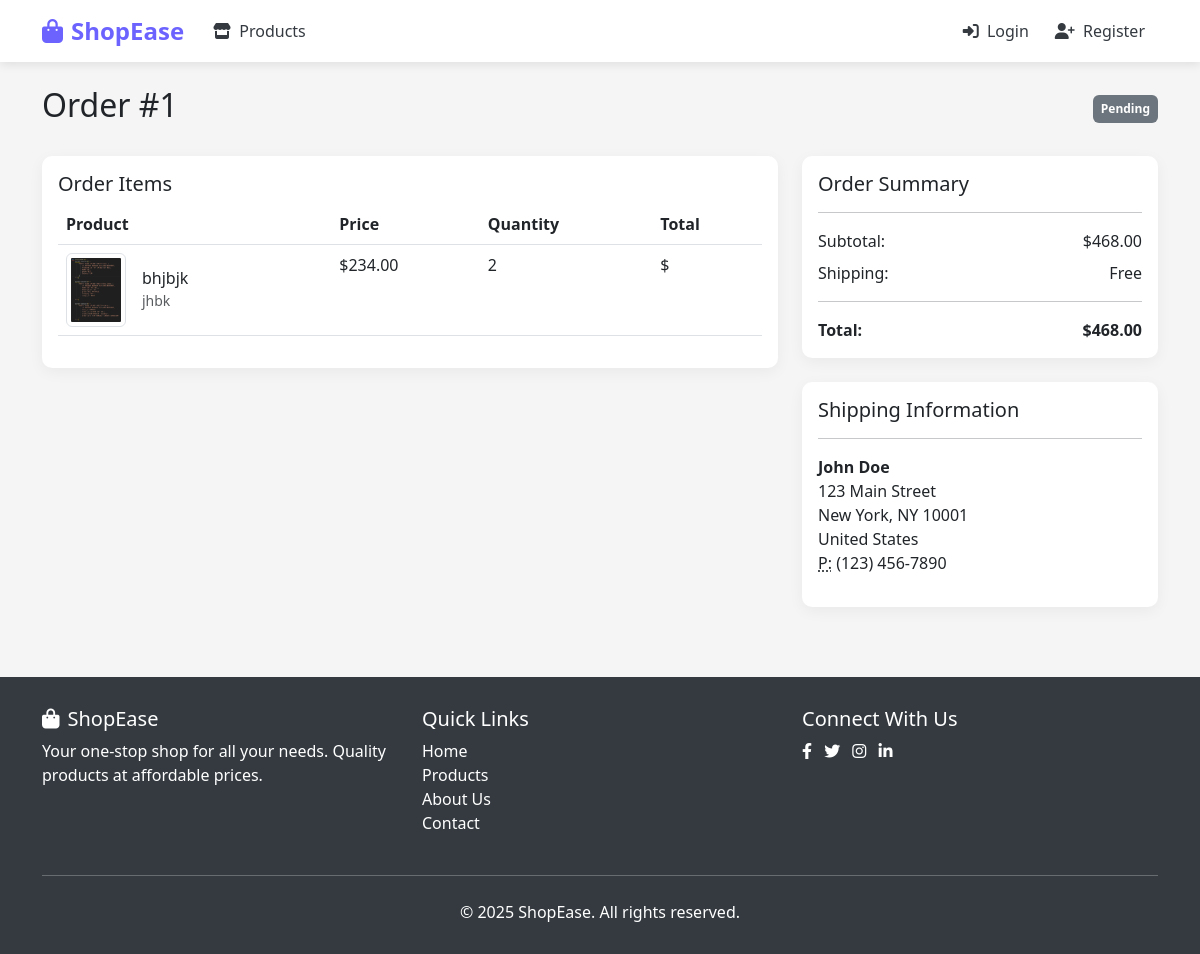
The app's page /orders/1/ with its own data.
### shop/models.py (models this page shows, shortened)
class Order(models.Model):
    user = models.ForeignKey(User, on_delete=models.CASCADE)
    total_amount = models.DecimalField(max_digits=10, decimal_places=2)
    created_at = models.DateTimeField(auto_now_add=True)
    status = models.CharField(max_length=50, default='Pending')

class OrderItem(models.Model):
    order = models.ForeignKey(Order, related_name='items', on_delete=models.CASCADE)
    product = models.ForeignKey(Product, on_delete=models.CASCADE)
    quantity = models.PositiveIntegerField(default=1)

class Product(models.Model):
    name = models.CharField(max_length=255)
    description = models.TextField()
    price = models.DecimalField(max_digits=10, decimal_places=2)
    image = models.ImageField(upload_to='products/')
    created_at = models.DateTimeField(auto_now_add=True)

### shop/views.py (the view)
# urls.py: path('orders/<int:order_id>/', views.order_detail, name='order_detail'),
def order_detail(request, order_id):
    order = Order.objects.get(id=order_id)
    order_items = OrderItem.objects.filter(order=order)
    return render(request, 'order_detail.html', {'order': order, 'order_items': order_items})

### templates/order_detail.html (shortened to what this page needs)
{% extends 'base.html' %}
{% block content %}
<div class="d-flex justify-content-between align-items-center mb-4">
    <h2>Order #{{ order.id }}</h2>
    <span class="badge bg-{% if order.status == 'Completed' %}success{% elif order.status == 'Processing' %}primary{% elif order.status == 'Cancelled' %}danger{% else %}secondary{% endif %} p-2">
        {{ order.status }}
    </span>
</div>
<div class="row">
    <div class="col-md-8">
        <div class="card mb-4">
            <div class="card-body">
                <h5 class="card-title">Order Items</h5>
                <div class="table-responsive">
                    <table class="table">
                        <thead>
                            <tr>
                                <th>Product</th>
                                <th>Price</th>
                                <th>Quantity</th>
                                <th>Total</th>
                            </tr>
                        </thead>
                        <tbody>
                            {% for item in order_items %}
                            <tr>
                                <td>
                                    <div class="d-flex align-items-center">
                                        <img src="{{ item.product.image.url }}" class="img-thumbnail me-3" width="60" alt="{{ item.product.name }}">
                                        <div>
                                            <h6 class="mb-0">{{ item.product.name }}</h6>
                                            <small class="text-muted">{{ item.product.description|truncatechars:40 }}</small>
                                        </div>
                                    </div>
                                </td>
                                <td>${{ item.product.price }}</td>
                                <td>{{ item.quantity }}</td>
                                <td>${{ item.subtotal }}</td>
                            </tr>
                            {% endfor %}
                        </tbody>
                    </table>
                </div>
            </div>
        </div>
    </div>
    <div class="col-md-4">
        <div class="card mb-4">
            <div class="card-body">
                <h5 class="card-title">Order Summary</h5>
                <hr>
                <div class="d-flex justify-content-between mb-2">
                    <span>Subtotal:</span>
                    <span>${{ order.total_amount }}</span>
                </div>
                <div class="d-flex justify-content-between mb-2">
                    <span>Shipping:</span>
                    <span>Free</span>
                </div>
                <hr>
                <div class="d-flex justify-content-between fw-bold">
                    <span>Total:</span>
                    <span>${{ order.total_amount }}</span>
                </div>
            </div>
        </div>
        <div class="card">
            <div class="card-body">
                <h5 class="card-title">Shipping Information</h5>
                <hr>
                <address>
                    <strong>John Doe</strong><br>
                    123 Main Street<br>
                    New York, NY 10001<br>
                    United States<br>
                    <abbr title="Phone">P:</abbr> (123) 456-7890
                </address>
            </div>
        </div>
    </div>
</div>
{% endblock %}

### templates/base.html (style rules this page uses)
:root { --primary-color: #6c63ff; --secondary-color: #f8f9fa; --dark-color: #343a40; --light-color: #ffffff; --success-color: #28a745; }
body { font-family: 'Segoe UI', Tahoma, Geneva, Verdana, sans-serif; background-color: #f5f5f5; }
.card { border: none; border-radius: 10px; box-shadow: 0 4px 15px rgba(0, 0, 0, 0.05); transition: transform 0.3s, box-shadow 0.3s; margin-bottom: 20px; }

### records on screen
Order: id "1", status "Pending", total_amount "468.00"
OrderItem: product.image (picture), product.name "bhjbjk", product.description "jhbk", product.price "234.00", quantity "2"
